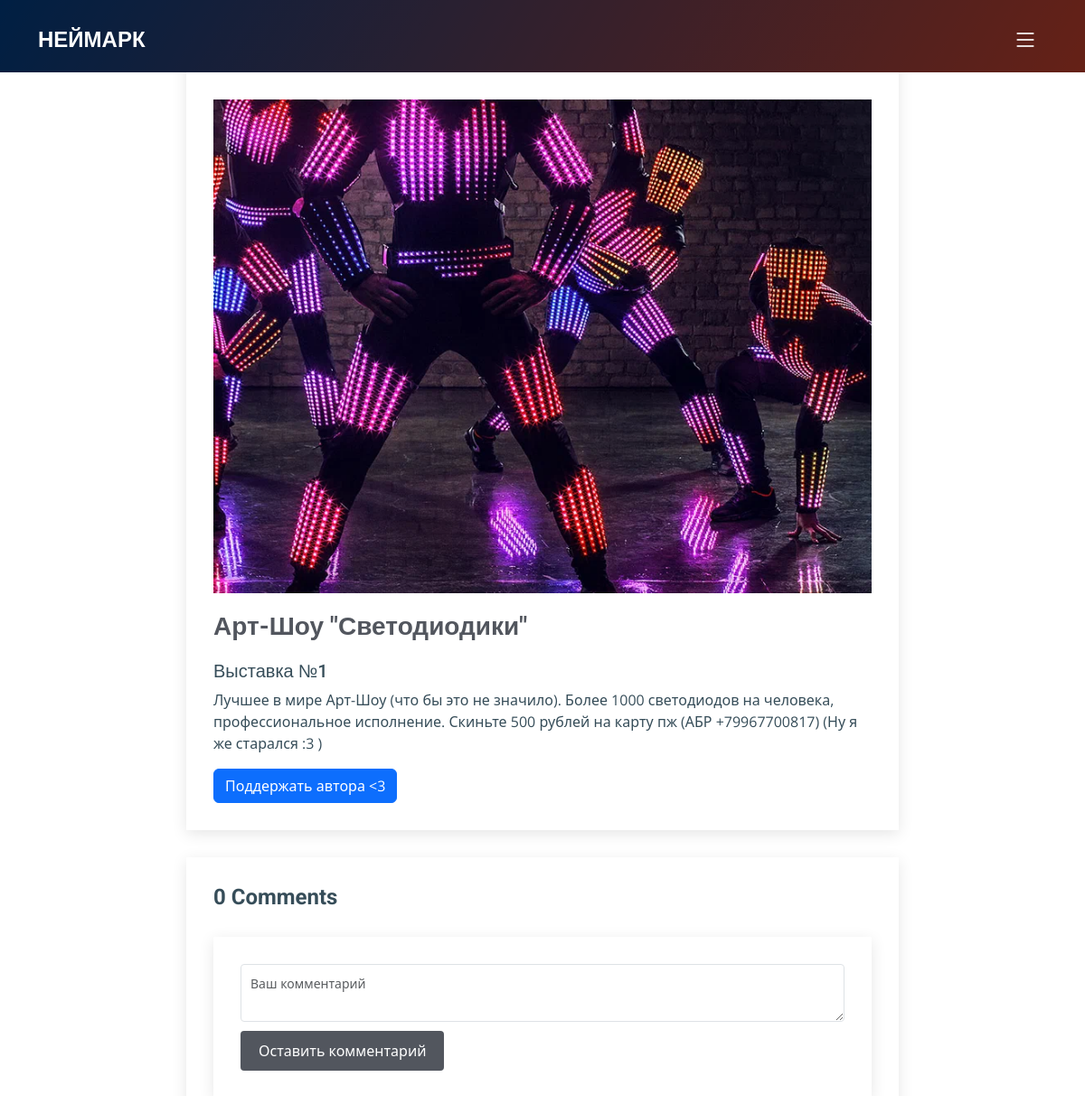
The app's page /artwork/8/, older data.
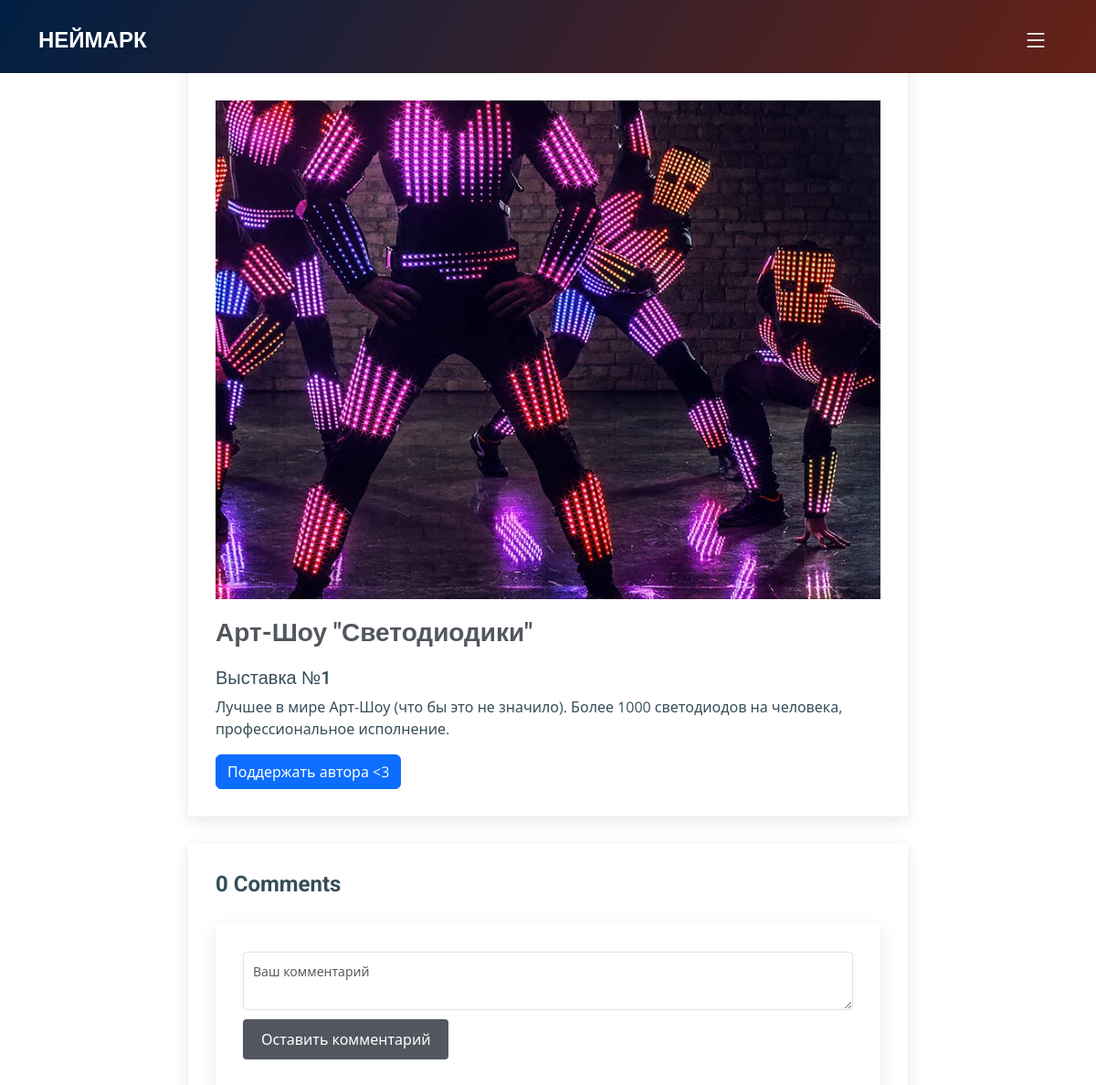
The same page, newer data.
### base/models.py (models this page shows, shortened)
class Artwork(models.Model):
    face = models.ImageField(upload_to="images/", verbose_name="Лицевое изображение",)
    name = models.CharField(max_length=40,)
    description = models.TextField(max_length=500,)
    uncompressed_img = models.ImageField(upload_to="images/", verbose_name="Оригинальное изображение", blank=True,)
    object3d = models.FileField(upload_to="files/", verbose_name="3D файл", blank=True, validators=[validate_file_extension])
    comments = models.ManyToManyField(Comment, blank=True)
    date = models.DateField(auto_now_add=True, blank=True)
    place = models.PositiveIntegerField(null = True, blank = True)

### base/views.py (the view)
# urls.py: path('artwork/<str:pk>/', views.artwork, name="artwork"),
def artwork(request, pk):
    user = None
    if "id" in request.session:
        user_id = int(request.session['id'])
        user = User.objects.get(id=user_id)
    artwork = Artwork.objects.get(id=pk)
    coun = artwork.comments.count()
    usr = artwork.users.all()
    context = {'artwork': artwork, 'coun': coun, 'usr': usr, 'user': user}
    return render(request, 'artwork.html', context)

### base/templates/artwork.html (shortened to what this page needs)
{% extends 'main.html' %}
{% load static %}
{% block content %}
  <main id="main">
    <div class="breadcrumbs d-flex align-items-center" style="background: linear-gradient(120deg, rgba(0,78,168,1) 0%, rgba(255,83,56,1) 100%);">
    </div>
    <section id="blog" class="blog">
      <div class="container" data-aos="fade-up" data-aos-delay="100">
        <div class="row g-5 artwork_main">
          <div class="col-lg-8">
            <article class="blog-details">
              <div class="post-img">
                <img src="{{artwork.face.url}}" alt="" class="img-fluid">
              </div>
              <h2 class="title">{{artwork.name}}</h2>
              <div class="content">
                <h5>Выставка №{{artwork.place}}</h5>
                <p>
                  {{artwork.description}}
                </p>
              </div>
              <button class="btn btn-primary" onclick="alert('Функция в разработке :З');">Поддержать автора <3</button>
            </article>
            <div class="comments blog-details">
              <div id="commentSection">
              {% include "artwork_comments.html" %}
              </div>
              <div class="reply-form">
                  <textarea name="comment" class="form-control" placeholder="Ваш комментарий" id="commentArea" style="margin-bottom:10px;"></textarea>
                  <button onclick="sendComment({{artwork.id}});" class="btn btn-primary">Оставить комментарий</button>
              </div>
            </div>
          </div>
            </div>
          </div>
    </section>
  </main>
  {% endblock content %}

Row changes from the older to the newer data that the page shows:
changed Artwork "Арт-Шоу \"Светодиодики\"": description "…на человека, профессиональное исполнение. Скиньте 500 рублей на карту пж (АБР +79967700817) (Ну я же старался :3 )" → "Лучшее в мире Арт-Шоу (что бы это не значило). Более 1000 светодиодов на человека, профессиональное исполнение."
